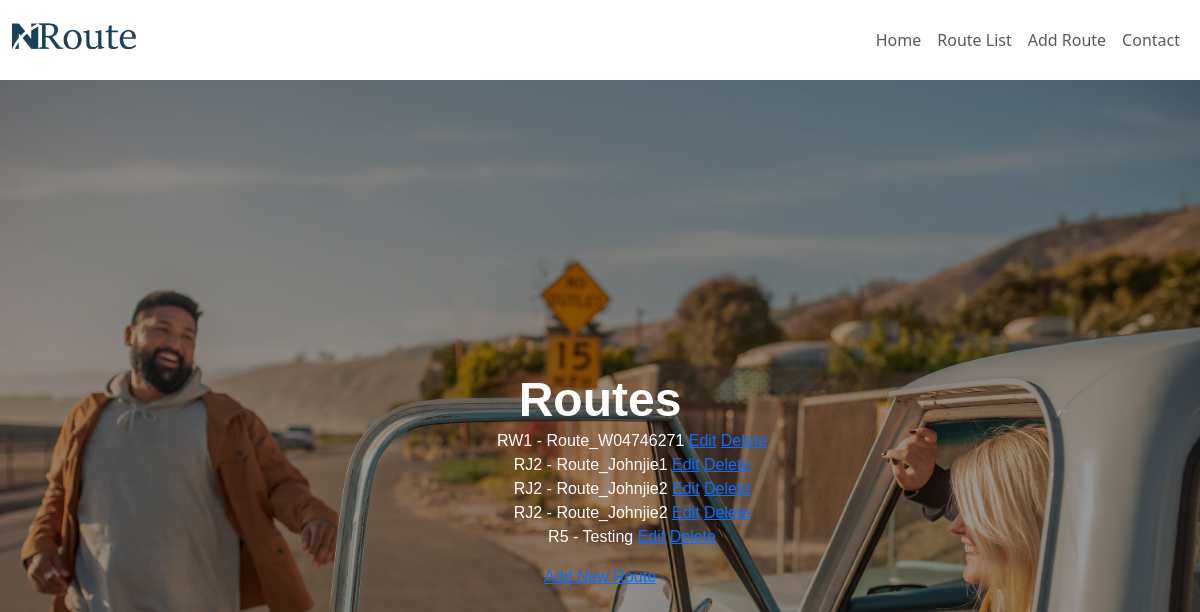
The app's page /routes/ with its own data.
### rideshareapp/models.py (models this page shows, shortened)
class Route(models.Model):
    route_id = models.CharField(max_length=10, primary_key=True, unique=True)
    agency_id = models.CharField(max_length=10)
    route_short_name = models.CharField(max_length=10)
    route_long_name = models.CharField(max_length=100)
    route_type = models.IntegerField()

### rideshareapp/views.py (the view)
# urls.py: path('routes/', views.route_list, name='route_list'),
def route_list(request):
    routes = Route.objects.all()
    return render(request, 'routes/route_list.html', {'routes': routes})

### rideshareapp/templates/routes/route_list.html
{% extends 'base.html' %}
{% block content %}
  <section id="list">
    <div class="container" id="hero-content_list">
      <h3 class="hero-title_list">Routes</h3>
      <ul>
        {% for route in routes %}
          <ul>{{ route.route_short_name }} - {{ route.route_long_name }}
            <a href="{% url 'route_update' route.route_id %}">Edit</a>
            <a href="{% url 'route_delete' route.route_id %}">Delete</a>
          </ul>
        {% endfor %}
      </ul>
      <a href="{% url 'route_create' %}">Add New Route</a>
    </div>
  </section>
{% endblock %}

### rideshareapp/templates/base.html (shortened to what this page needs)
{% load static %}
<!DOCTYPE html>
<html lang="en">
<head>
    <link rel="stylesheet" href="{% static 'css/style.css' %}">
    <link href="https://cdn.jsdelivr.net/npm/bootstrap@5.3.3/dist/css/bootstrap.min.css" rel="stylesheet">
</head>
<body>
     <nav class="navbar navbar-expand-lg navbar-light bg-white">
        <div class="container-fluid" href="">
          <a href="" class="navbar-brand">
            <img src="{% static '/images/nroutelogo.png' %}" alt="NRoutelogo" style="width: 150px;">
          </a>
        </div>
        <div class="container-fluid">
          <div class="collapse navbar-collapse" id="navbarNav">
            <ul class="navbar-nav ms-auto">
              <li class="nav-item">
                <a class="nav-link" href="{% url 'base.html' %}">Home</a>
              </li>
              <li class="nav-item">
                <a class="nav-link" href="{% url 'route_list' %}">Route List</a>
              </li>
              <li class="nav-item">
                <a class="nav-link" href="{% url 'route_create' %}">Add Route</a>
              </li>
               <li class="nav-item">
                <a class="nav-link" href="#contact">Contact</a>
              </li>
            </ul>
          </div>
        </div>
      </nav>
    <main>
        {% block content %}{% endblock %}
    </main>
</body>
</html>

### static/css/style.css (style rules this page uses)
.navbar { height: 80px; display: flex; align-items: center; justify-content: space-between; margin-left: auto; margin-right: auto; }
.navbar-brand { font-size: x-large; }
#list { position: relative; width: 100vw; height: 100vh; display: flex; justify-content: center; align-items: center; }
#list::before { content: ""; position: absolute; top: 0; left: 0; width: 100%; height: 100%; background-image: url('/static/images/travel.jpg'); background-repeat: no-repeat; background-size: cover; background-position: center center; filter: brightness(60%); }
#hero-content_list { position: relative; font-family: "Monserrat", sans-serif; color: white; text-align: center; margin: 0.625rem; align-items: center; }
.hero-title_list { font-size: 3rem; font-weight: 600; margin-bottom: 0; justify-items: start; }

### records on screen
Route: route_short_name "RW1", route_long_name "Route_W04746271"
Route: route_short_name "RJ2", route_long_name "Route_Johnjie1"
Route: route_short_name "RJ2", route_long_name "Route_Johnjie2"
Route: route_short_name "RJ2", route_long_name "Route_Johnjie2"
Route: route_short_name "R5", route_long_name "Testing"
